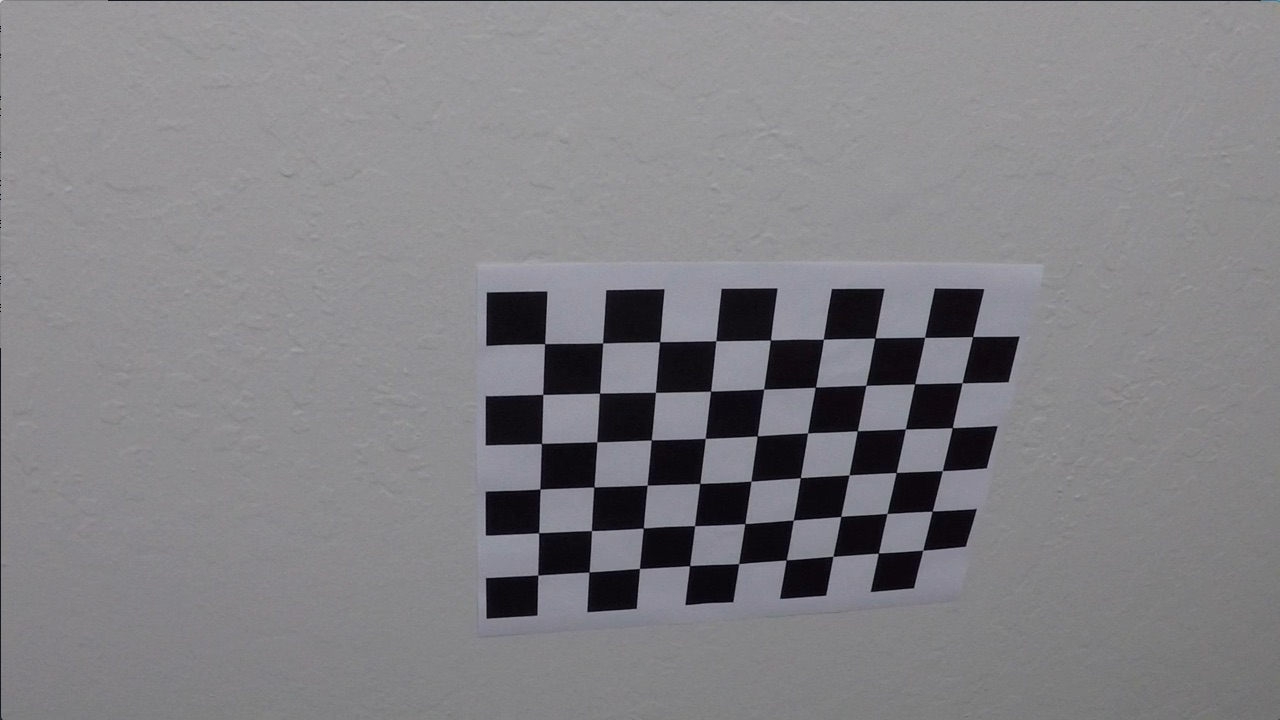
#> input picture camera_cal/calibration10.jpg, 1280 x 720 px; its folder holds only this picture in this run
$ jupyter execute --allow-errors Advanced_line_detection.ipynb   (shell and % lines are left out)   (older library calls are emulated)
#> lines starting #> are read from the running program, lines starting #| are printed output that depends on the picture; after the words box and inside, x2 and y2 are one past the last pixel; in counts of white or black regions, pixels touching at a corner belong together
## Advanced Lane Finding Project

The goals / steps of this project are the following:

* Compute the camera calibration matrix and distortion coefficients given a set of chessboard images.
* Apply a distortion correction to raw images.
* Use color transforms, gradients, etc., to create a thresholded binary image.
* Apply a perspective transform to rectify binary image ("birds-eye view").
* Detect lane pixels and fit to find the lane boundary.
* Determine the curvature of the lane and vehicle position with respect to center.
* Warp the detected lane boundaries back onto the original image.
* Output visual display of the lane boundaries and numerical estimation of lane curvature and vehicle position.

---
## Compute the camera calibration using chessboard images

[cell 1]
import numpy as np
import cv2
import glob
import matplotlib.pyplot as plt

# prepare object points, like (0,0,0), (1,0,0), (2,0,0) ....,(6,5,0)
objp = np.zeros((6*9,3), np.float32)
objp[:,:2] = np.mgrid[0:9,0:6].T.reshape(-1,2)

# Arrays to store object points and image points from all the images.
objpoints = [] # 3d points in real world space
imgpoints = [] # 2d points in image plane.

# Make a list of calibration images
images = glob.glob('./camera_cal/calibration*.jpg')

# Step through the list and search for chessboard corners
for fname in images:
    img = cv2.imread(fname)
#> img is the input picture: shape (720, 1280, 3); mean B, G, R 133.1, 129.4, 130.2
    gray = cv2.cvtColor(img, cv2.COLOR_BGR2GRAY)

    # Find the chessboard corners
    ret, corners = cv2.findChessboardCorners(gray, (9, 6), None)
#> ret = True; corners = 54 rows, first 8: [545.3, 343.1], [602.7, 342.8], [660.1, 341.3], [715.8, 340.7], [770.6, 340], [823.5, 339.2], [874.3, 338.5], [925.1, 337.4]

    # If found, add object points, image points
    if ret:
        objpoints.append(objp)
        imgpoints.append(corners)

        # Draw and display the corners
        img = cv2.drawChessboardCorners(img, (9, 6), corners, ret)
#> img: shape (720, 1280, 3); 1.91% of pixels changed, all inside (x1, y1, x2, y2) = (532, 331, 980, 582)
        plt.figure()
        plt.imshow(img)

## Correcting distortion

[cell 2]
def cal_undistort(img, objpoints, imgpoints):
    gray = cv2.cvtColor(img,cv2.COLOR_BGR2GRAY)
    ret, mtx, dist, rvecs, tvecs = cv2.calibrateCamera(objpoints, imgpoints, gray.shape[::-1], None, None)
    return cv2.undistort(img, mtx, dist, None, mtx)

img = cv2.imread('./camera_cal/calibration1.jpg')
#> (the rest of this cell did not finish here and is left out)

#> (a cell that did not finish here is left out)

## doing processes

[cell 4]
def read_image(img_path):
    img = cv2.imread(img_path)
    img = cv2.cvtColor(img, cv2.COLOR_BGR2RGB)
    img = cal_undistort(img, objpoints, imgpoints)
    return img

img1 = read_image('./test_images/straight_lines1.jpg')
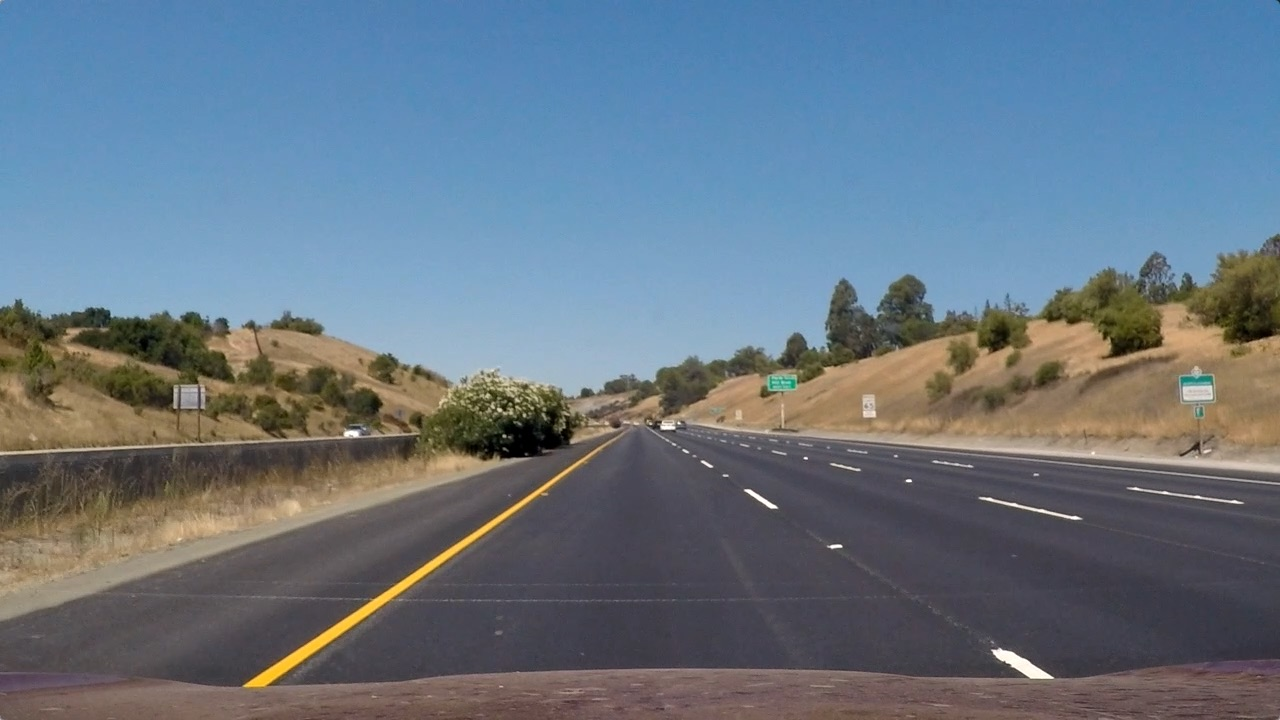
#> input picture test_images/straight_lines1.jpg, 1280 x 720 px
#> in read_image, img is the input picture: shape (720, 1280, 3); mean B, G, R 131.2, 117.7, 103.2
#> in cal_undistort, `ret, mtx, dist, rvecs, tvecs = cv2.calibrateCamera(objpoints, imgpoint..`: ret = 0.68; mtx = [[1143.7, 0, 681.7], [0, 1109.2, 367.7], [0, 0, 1]]; dist = [[-0.515, 2.99, -0.00876, 0.00937, 1.41]]; rvecs = ([0.451, -0.252, 0.0361],); tvecs = ([-2.31, -0.422, 19.12],)
img2 = read_image('./test_images/straight_lines2.jpg')
#> call 2 of read_image, with img_path = './test_images/straight_lines2.jpg'
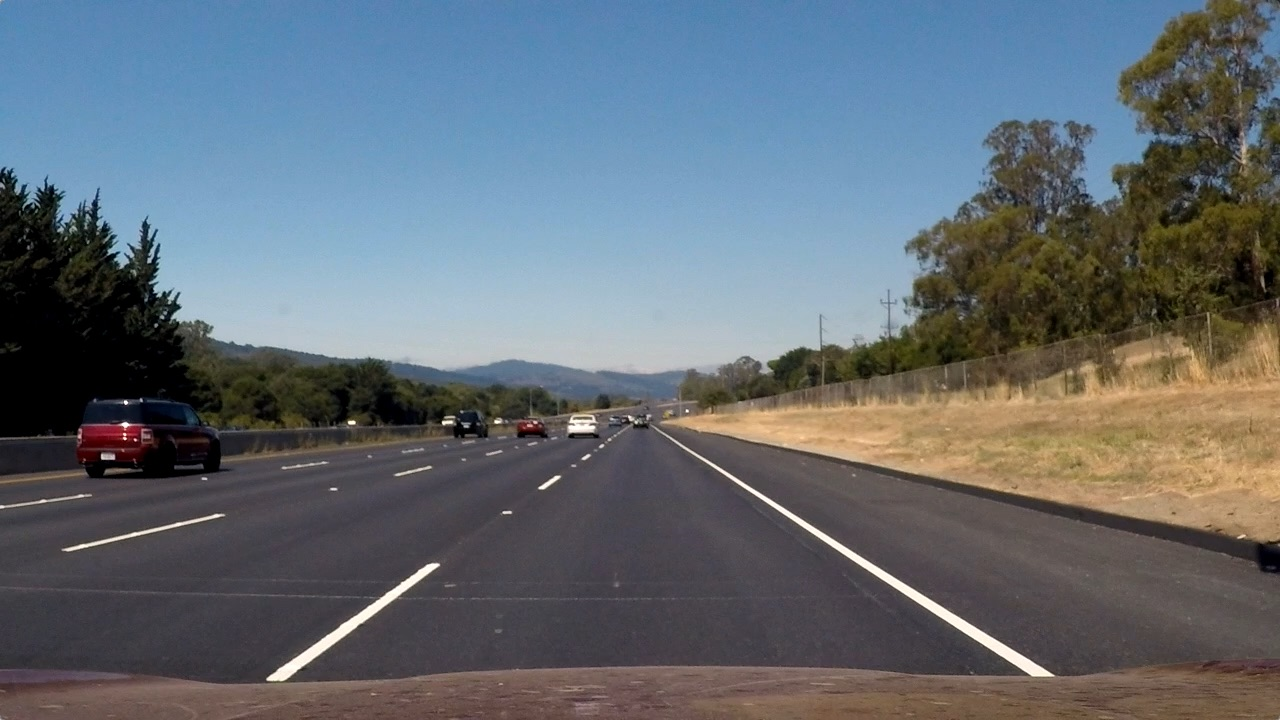
#> input picture test_images/straight_lines2.jpg, 1280 x 720 px
#> in read_image, img is the input picture: shape (720, 1280, 3); mean B, G, R 115.1, 107.7, 99.4
img3 = read_image('./test_images/test1.jpg')
#> call 3 of read_image, with img_path = './test_images/test1.jpg'
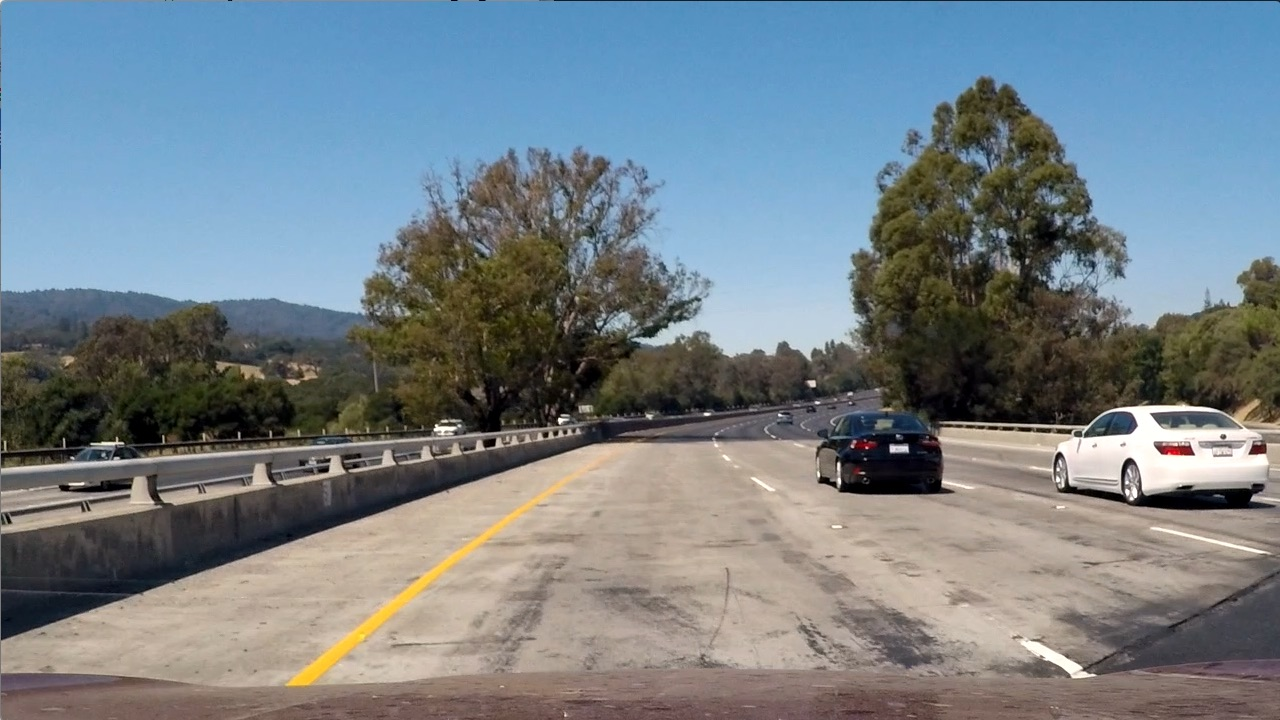
#> input picture test_images/test1.jpg, 1280 x 720 px
#> in read_image, img is the input picture: shape (720, 1280, 3); mean B, G, R 135.5, 128.7, 117.5
#> (the rest of this cell did not finish here and is left out)

img5 = read_image('./test_images/test3.jpg')
img6 = read_image('./test_images/test4.jpg')
img7 = read_image('./test_images/test5.jpg')
img8 = read_image('./test_images/test6.jpg')

plt.imshow(img1)

## Perspective transform and get IOU

[cell 5]
def region_of_interest(img, vertices):
    mask = np.zeros_like(img)
    if len(img.shape) > 2:
        channel_count = img.shape[2]  # i.e. 3 or 4 depending on your image
        ignore_mask_color = (255,) * channel_count
    else:
        ignore_mask_color = 255
    cv2.fillPoly(mask, vertices, ignore_mask_color)
    masked_image = cv2.bitwise_and(img, mask)
    return masked_image

def unwarp(img):
    imshape = img.shape
    src = np.float32([[300, 655], [550, 480], [730, 480], [1000, 650]])
    dst = np.float32([[400, 650], [400, 0], [800, 0], [800, 650]])
    M = cv2.getPerspectiveTransform(src, dst)
    warped = cv2.warpPerspective(img, M, (imshape[1],imshape[0]))

    vertices = np.array([[(300, 670),
                              (300, 0),
                              (900, 0),
                              (900, 670)]])
    warped = region_of_interest(warped, vertices)
    return warped

img1_unwarped = unwarp(img1)
img2_unwarped = unwarp(img2)
img3_unwarped = unwarp(img3)
#> (the rest of this cell did not finish here and is left out)

[cell 6]
plt.imsave('./output_images/test_images_output/unwarped_straight_lines1.png', img1_unwarped)
plt.imsave('./output_images/test_images_output/unwarped_straight_lines2.png', img2_unwarped)
plt.imsave('./output_images/test_images_output/unwarped_test1.png', img3_unwarped)
#> (the rest of this cell did not finish here and is left out)

## Get combined binary image

[cell 7]
def my_threshold(img, th_min, th_max):
    sobelx = cv2.Sobel(img, cv2.CV_64F, 1, 0)
    sobely = cv2.Sobel(img, cv2.CV_64F, 0, 1)
    abs_sobelx = np.absolute(sobelx)
    abs_sobely = np.absolute(sobely)
    abs_sobelxy = cv2.addWeighted(abs_sobelx, 0.7, abs_sobely, 0.3, 0);

    scaled_sobel = np.uint8(255*abs_sobelxy/np.max(abs_sobelxy))

    thresh_min = th_min
    thresh_max = th_max

    sbinary = np.zeros_like(scaled_sobel)
    sbinary[(scaled_sobel >= thresh_min) & (scaled_sobel <= thresh_max)] = 1
    return sbinary

def getCombined(img):
    HSV = cv2.cvtColor(img, cv2.COLOR_RGB2HSV)
    HLS = cv2.cvtColor(img, cv2.COLOR_RGB2HLS)

    img_s = HLS[:,:,2]

    s_threshold = my_threshold(img_s, 130, 255)

    yellow = cv2.inRange(HSV, (20, 100, 100), (50, 255, 255))
    white = cv2.inRange(HSV, (0, 0, 200), (255, 20, 255))
    white_2 = cv2.inRange(HLS, (0, 200, 0), (255, 255, 60))
    white_3 = cv2.inRange(img, (200,200,200), (255,255,255))

    combined = yellow | white | white_2 | white_3

    combined_binary = np.zeros_like(s_threshold)
    combined_binary[(combined >= 20) & (combined <= 255)] = 1

    return cv2.bitwise_or(s_threshold, combined_binary)

[cell 8]
img1_combined = getCombined(img1_unwarped)
#> in my_threshold, `abs_sobelx = np.absolute(sobelx)`:
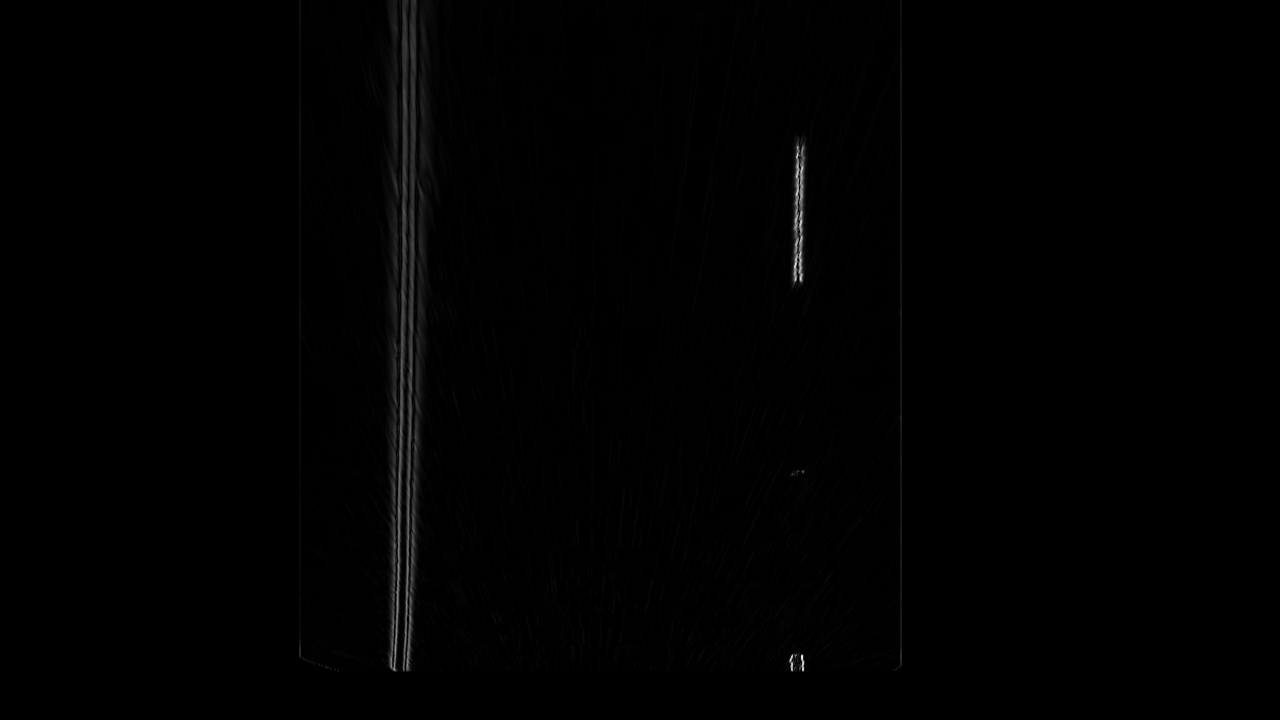
#> abs_sobelx: shape (720, 1280) float64; min 0, max 902, mean 4.8; drawn with min black and max white
#> (the rest of the program and of its run is left out)
